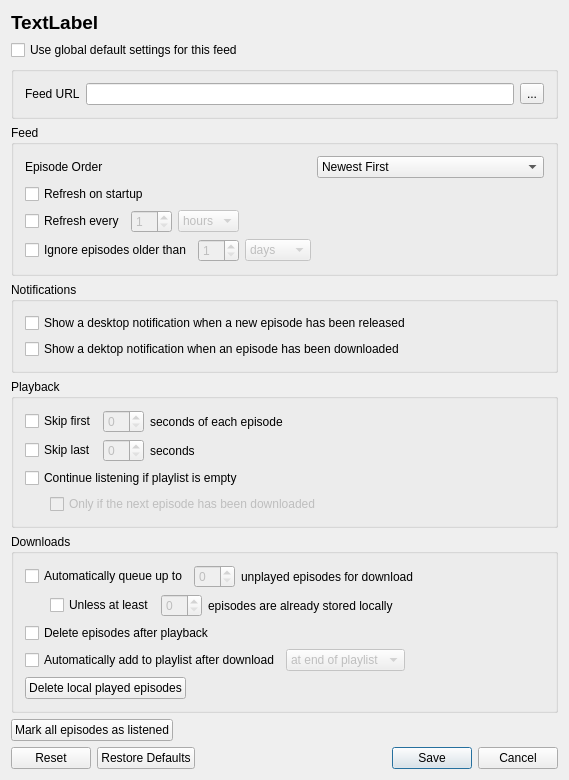
<?xml version="1.0" encoding="UTF-8"?>
<ui version="4.0">
 <class>FeedSettingsWindow</class>
 <widget class="QWidget" name="FeedSettingsWindow">
  <property name="geometry">
   <rect>
    <x>0</x>
    <y>0</y>
    <width>569</width>
    <height>716</height>
   </rect>
  </property>
  <property name="windowTitle">
   <string>FeedSettingsWindow</string>
  </property>
  <layout class="QVBoxLayout" name="verticalLayout">
   <item>
    <widget class="QLabel" name="feedTitleLabel">
     <property name="font">
      <font>
       <pointsize>14</pointsize>
       <weight>75</weight>
       <bold>true</bold>
      </font>
     </property>
     <property name="text">
      <string>TextLabel</string>
     </property>
    </widget>
   </item>
   <item>
    <widget class="QCheckBox" name="useGlobalDefaultsCheckBox">
     <property name="whatsThis">
      <string>If enabled, this feed will respect the global default feed settings.</string>
     </property>
     <property name="text">
      <string>Use global default settings for this feed</string>
     </property>
    </widget>
   </item>
   <item>
    <widget class="QGroupBox" name="feedUrlGroupBox">
     <property name="title">
      <string/>
     </property>
     <property name="flat">
      <bool>true</bool>
     </property>
     <layout class="QVBoxLayout" name="verticalLayout_3">
      <item>
       <layout class="QHBoxLayout" name="feedUrlLayout">
        <item>
         <widget class="QLabel" name="label_5">
          <property name="text">
           <string>Feed URL</string>
          </property>
         </widget>
        </item>
        <item>
         <widget class="QLineEdit" name="feedUrlLineEdit">
          <property name="readOnly">
           <bool>true</bool>
          </property>
         </widget>
        </item>
        <item>
         <widget class="QToolButton" name="feedUrlButton">
          <property name="toolTip">
           <string>Copy feed URL to clipboard</string>
          </property>
          <property name="text">
           <string>...</string>
          </property>
          <property name="icon">
           <iconset theme="edit-copy">
            <normaloff>.</normaloff>.</iconset>
          </property>
         </widget>
        </item>
       </layout>
      </item>
     </layout>
    </widget>
   </item>
   <item>
    <widget class="QGroupBox" name="feedGroupBox">
     <property name="title">
      <string>Feed</string>
     </property>
     <layout class="QFormLayout" name="formLayout_2">
      <item row="0" column="0">
       <widget class="QLabel" name="episodeOrderLabel">
        <property name="whatsThis">
         <string>Whether to have the newest episode or the oldest episode be treated as the starting point. This affects the order that episodes are displayed in, as well as the other in which episodes are automatically downloaded. For story-style podcasts where you want to listen from the beginning, select Oldest First. For news podcasts, select Newest First.</string>
        </property>
        <property name="text">
         <string>Episode Order</string>
        </property>
       </widget>
      </item>
      <item row="0" column="1">
       <widget class="QComboBox" name="episodeOrderComboBox">
        <property name="whatsThis">
         <string>Whether to have the newest episode or the oldest episode be treated as the starting point. This affects the order that episodes are displayed in, as well as the other in which episodes are automatically downloaded. For story-style podcasts where you want to listen from the beginning, select Oldest First. For news podcasts, select Newest First.</string>
        </property>
        <item>
         <property name="text">
          <string>Newest First</string>
         </property>
        </item>
        <item>
         <property name="text">
          <string>Oldest First</string>
         </property>
        </item>
       </widget>
      </item>
      <item row="1" column="0">
       <widget class="QCheckBox" name="refreshOnStartupCheckBox">
        <property name="whatsThis">
         <string>If enabled, this feed will be refreshed when the application starts.</string>
        </property>
        <property name="text">
         <string>Refresh on startup</string>
        </property>
       </widget>
      </item>
      <item row="2" column="0">
       <layout class="QHBoxLayout" name="horizontalLayout_2">
        <item>
         <widget class="QCheckBox" name="refreshEveryCheckBox">
          <property name="whatsThis">
           <string>If enabled, this feed will automatically refresh based on the time period selected</string>
          </property>
          <property name="text">
           <string>Refresh every</string>
          </property>
         </widget>
        </item>
        <item>
         <widget class="QSpinBox" name="refreshEverySpinBox">
          <property name="enabled">
           <bool>false</bool>
          </property>
          <property name="whatsThis">
           <string>If enabled, this feed will automatically refresh based on the time period selected</string>
          </property>
          <property name="minimum">
           <number>1</number>
          </property>
         </widget>
        </item>
        <item>
         <widget class="QComboBox" name="refreshEveryComboBox">
          <property name="enabled">
           <bool>false</bool>
          </property>
          <property name="whatsThis">
           <string>If enabled, this feed will automatically refresh based on the time period selected</string>
          </property>
          <item>
           <property name="text">
            <string>hours</string>
           </property>
          </item>
          <item>
           <property name="text">
            <string>days</string>
           </property>
          </item>
         </widget>
        </item>
       </layout>
      </item>
      <item row="3" column="0">
       <layout class="QHBoxLayout" name="horizontalLayout_3">
        <item>
         <widget class="QCheckBox" name="ignoreOlderThanCheckBox">
          <property name="whatsThis">
           <string>If enabled, the feed will not display any episodes older than the given time. Enable this for regularly-updating podcasts such as news podcasts to avoid feed clutter.</string>
          </property>
          <property name="text">
           <string>Ignore episodes older than</string>
          </property>
         </widget>
        </item>
        <item>
         <widget class="QSpinBox" name="ignoreOlderThanSpinBox">
          <property name="enabled">
           <bool>false</bool>
          </property>
          <property name="whatsThis">
           <string>If enabled, the feed will not display any episodes older than the given time. Enable this for regularly-updating podcasts such as news podcasts to avoid feed clutter.</string>
          </property>
          <property name="minimum">
           <number>1</number>
          </property>
         </widget>
        </item>
        <item>
         <widget class="QComboBox" name="ignoreOlderThanComboBox">
          <property name="enabled">
           <bool>false</bool>
          </property>
          <property name="whatsThis">
           <string>If enabled, the feed will not display any episodes older than the given time. Enable this for regularly-updating podcasts such as news podcasts to avoid feed clutter.</string>
          </property>
          <item>
           <property name="text">
            <string>days</string>
           </property>
          </item>
          <item>
           <property name="text">
            <string>weeks</string>
           </property>
          </item>
         </widget>
        </item>
       </layout>
      </item>
     </layout>
    </widget>
   </item>
   <item>
    <widget class="QGroupBox" name="notificationGroupBox">
     <property name="title">
      <string>Notifications</string>
     </property>
     <layout class="QVBoxLayout" name="verticalLayout_2">
      <item>
       <widget class="QCheckBox" name="releaseNotificationCheckBox">
        <property name="whatsThis">
         <string>If enabled, a notification will appear on the desktop when a new episode has become available. Depending on your computer preferences, this notification may make a sound.</string>
        </property>
        <property name="text">
         <string>Show a desktop notification when a new episode has been released</string>
        </property>
       </widget>
      </item>
      <item>
       <widget class="QCheckBox" name="downloadNotificationCheckBox">
        <property name="whatsThis">
         <string>&lt;html&gt;&lt;head/&gt;&lt;body&gt;&lt;p&gt;If enabled, a notification will appear on the desktop when an episode has been downloaded. Depending on your computer preferences, this notification may make a sound.&lt;/p&gt;&lt;/body&gt;&lt;/html&gt;</string>
        </property>
        <property name="text">
         <string>Show a dektop notification when an episode has been downloaded</string>
        </property>
       </widget>
      </item>
     </layout>
    </widget>
   </item>
   <item>
    <widget class="QGroupBox" name="playbackGroupBox">
     <property name="title">
      <string>Playback</string>
     </property>
     <layout class="QFormLayout" name="formLayout_3">
      <item row="0" column="0">
       <layout class="QHBoxLayout" name="horizontalLayout_4">
        <item>
         <widget class="QCheckBox" name="skipFirstCheckBox">
          <property name="whatsThis">
           <string>If enabled, the intro of episodes in this feed will be skipped.</string>
          </property>
          <property name="text">
           <string>Skip first</string>
          </property>
         </widget>
        </item>
        <item>
         <widget class="QSpinBox" name="skipFirstSpinBox">
          <property name="enabled">
           <bool>false</bool>
          </property>
          <property name="whatsThis">
           <string>If enabled, the intro of episodes in this feed will be skipped.</string>
          </property>
          <property name="wrapping">
           <bool>false</bool>
          </property>
         </widget>
        </item>
        <item>
         <widget class="QLabel" name="label_3">
          <property name="whatsThis">
           <string>If enabled, the intro of episodes in this feed will be skipped.</string>
          </property>
          <property name="text">
           <string>seconds of each episode</string>
          </property>
         </widget>
        </item>
       </layout>
      </item>
      <item row="1" column="0">
       <layout class="QHBoxLayout" name="horizontalLayout_5">
        <item>
         <widget class="QCheckBox" name="skipLastCheckBox">
          <property name="whatsThis">
           <string>If enabled, the outro of episodes in this feed will be skipped.</string>
          </property>
          <property name="text">
           <string>Skip last</string>
          </property>
         </widget>
        </item>
        <item>
         <widget class="QSpinBox" name="skipLastSpinBox">
          <property name="enabled">
           <bool>false</bool>
          </property>
          <property name="whatsThis">
           <string>If enabled, the outro of episodes in this feed will be skipped.</string>
          </property>
         </widget>
        </item>
        <item>
         <widget class="QLabel" name="label_4">
          <property name="whatsThis">
           <string>If enabled, the outro of episodes in this feed will be skipped.</string>
          </property>
          <property name="text">
           <string>seconds</string>
          </property>
         </widget>
        </item>
       </layout>
      </item>
      <item row="2" column="0">
       <widget class="QCheckBox" name="continueListeningCheckBox">
        <property name="whatsThis">
         <string>If an episode from this feed is the last in the playlist, the next unplayed episode will automatically be queued to play afterwards.</string>
        </property>
        <property name="text">
         <string>Continue listening if playlist is empty</string>
        </property>
       </widget>
      </item>
      <item row="3" column="0">
       <layout class="QHBoxLayout" name="horizontalLayout">
        <property name="leftMargin">
         <number>25</number>
        </property>
        <item>
         <widget class="QCheckBox" name="continueListeningDownloadCheckBox">
          <property name="enabled">
           <bool>false</bool>
          </property>
          <property name="whatsThis">
           <string>The next unplayed episode will only be queued if it has already been downloaded.</string>
          </property>
          <property name="text">
           <string>Only if the next episode has been downloaded</string>
          </property>
         </widget>
        </item>
       </layout>
      </item>
     </layout>
    </widget>
   </item>
   <item>
    <widget class="QGroupBox" name="downloadsGroupBox">
     <property name="title">
      <string>Downloads</string>
     </property>
     <layout class="QFormLayout" name="formLayout_4">
      <item row="0" column="0">
       <layout class="QHBoxLayout" name="horizontalLayout_8">
        <item>
         <widget class="QCheckBox" name="autoDownloadCheckBox">
          <property name="whatsThis">
           <string>If Episode Order is newest first, this will be the most recently posted episode. For Oldest First, it will be the oldest unplayed episode. Only episodes that have not been listened to will be queued.</string>
          </property>
          <property name="text">
           <string>Automatically queue up to</string>
          </property>
         </widget>
        </item>
        <item>
         <widget class="QSpinBox" name="maximumSimtaneousSpinBox">
          <property name="enabled">
           <bool>false</bool>
          </property>
         </widget>
        </item>
        <item>
         <widget class="QLabel" name="label_2">
          <property name="text">
           <string>unplayed episodes for download</string>
          </property>
         </widget>
        </item>
       </layout>
      </item>
      <item row="2" column="0">
       <layout class="QHBoxLayout" name="storageLimitLayout">
        <property name="leftMargin">
         <number>25</number>
        </property>
        <item>
         <widget class="QCheckBox" name="limitStorageCheckBox">
          <property name="whatsThis">
           <string>Enable a limit for the maximum number of episodes for this feed that can be stored locally before episodes stop being automatically queued for download (if enabled). This includes episodes that you have downloaded manually, but does not affect your ability to manually download episodes.</string>
          </property>
          <property name="text">
           <string>Unless at least</string>
          </property>
         </widget>
        </item>
        <item>
         <widget class="QSpinBox" name="limitStorageSpinBox">
          <property name="enabled">
           <bool>false</bool>
          </property>
         </widget>
        </item>
        <item>
         <widget class="QLabel" name="label">
          <property name="text">
           <string>episodes are already stored locally</string>
          </property>
         </widget>
        </item>
       </layout>
      </item>
      <item row="3" column="0">
       <widget class="QCheckBox" name="autoDeleteCheckBox">
        <property name="whatsThis">
         <string>If enabled, downloaded episodes will be deleted automatically after playback has finished.</string>
        </property>
        <property name="text">
         <string>Delete episodes after playback</string>
        </property>
       </widget>
      </item>
      <item row="4" column="0">
       <layout class="QHBoxLayout" name="horizontalLayout_7">
        <item>
         <widget class="QCheckBox" name="autoPlaylistCheckBox">
          <property name="whatsThis">
           <string>If enabled, episodes will be automatically added to the playlist after being downloaded.</string>
          </property>
          <property name="text">
           <string>Automatically add to playlist after download</string>
          </property>
         </widget>
        </item>
        <item>
         <widget class="QComboBox" name="autoPlaylistComboBox">
          <property name="enabled">
           <bool>false</bool>
          </property>
          <property name="whatsThis">
           <string>If enabled, episodes will be automatically added to the playlist after being downloaded.</string>
          </property>
          <item>
           <property name="text">
            <string>at end of playlist</string>
           </property>
          </item>
          <item>
           <property name="text">
            <string>after current</string>
           </property>
          </item>
         </widget>
        </item>
       </layout>
      </item>
      <item row="5" column="0">
       <widget class="QPushButton" name="deleteLocalPlayedButton">
        <property name="whatsThis">
         <string>Delete all downloaded episodes from this feed that have been listened to. They will remain in the episode list for streaming or redownloading.</string>
        </property>
        <property name="text">
         <string>Delete local played episodes</string>
        </property>
       </widget>
      </item>
     </layout>
    </widget>
   </item>
   <item>
    <widget class="QPushButton" name="markAllAsListenedButton">
     <property name="sizePolicy">
      <sizepolicy hsizetype="Fixed" vsizetype="Fixed">
       <horstretch>0</horstretch>
       <verstretch>0</verstretch>
      </sizepolicy>
     </property>
     <property name="whatsThis">
      <string>Mark every episode in this feed as listened.</string>
     </property>
     <property name="text">
      <string>Mark all episodes as listened</string>
     </property>
    </widget>
   </item>
   <item>
    <spacer name="verticalSpacer">
     <property name="orientation">
      <enum>Qt::Vertical</enum>
     </property>
     <property name="sizeType">
      <enum>QSizePolicy::Expanding</enum>
     </property>
     <property name="sizeHint" stdset="0">
      <size>
       <width>20</width>
       <height>40</height>
      </size>
     </property>
    </spacer>
   </item>
   <item>
    <widget class="QDialogButtonBox" name="saveButtonBox">
     <property name="standardButtons">
      <set>QDialogButtonBox::Cancel|QDialogButtonBox::Reset|QDialogButtonBox::RestoreDefaults|QDialogButtonBox::Save</set>
     </property>
    </widget>
   </item>
  </layout>
 </widget>
 <layoutdefault spacing="6" margin="11"/>
 <resources/>
 <connections/>
</ui>
